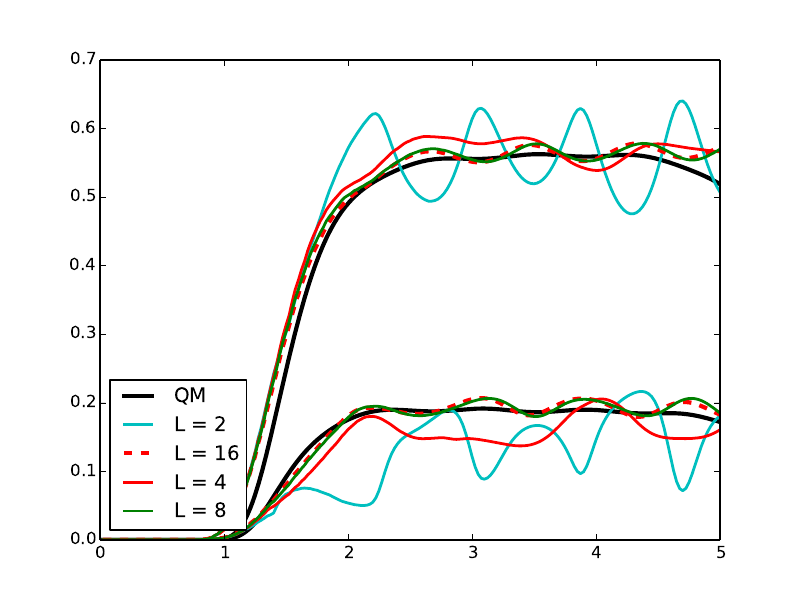

Here is the Python script that generated this plot:
##!/usr/bin/python

import numpy as np
import pylab as pl

#with open("traj.dat") as f:
#    data = f.read()
#
#    data = data.split('\n')
#
#    x = [row.split(' ')[0] for row in data]
#    y = [row.split(' ')[1] for row in data]
#
#    fig = plt.figure()
#
#    ax1 = fig.add_subplot(111)
#
#    ax1.set_title("Plot title...")    
#    ax1.set_xlabel('your x label..')
#    ax1.set_ylabel('your y label...')
#
#    ax1.plot(x,y, c='r', label='the data')
#
#    leg = ax1.legend()
#fig = plt.figure()
data = np.genfromtxt(fname='den.dat')
#dat = np.genfromtxt(fname='../2d12/en.dat')
#data = np.loadtxt('traj.dat')
#for x in range(1,10):
pl.subplot(111)
#pl.title('two-steps fitting alg')
#pl.ylabel('Energy [hartree]')
#pl.plot(data[:,0],data[:,1],'b--',linewidth=2,label='QT')
#pl.plot(dat[:,0],dat[:,2],'r-',linewidth=2)

dat = np.genfromtxt(fname='../spo_2d/1.0.2/den.dat') 
pl.plot(dat[:,0],dat[:,1],'k',linewidth=3,label='QM')
pl.plot(dat[:,0],dat[:,2],'k',linewidth=3)
#pl.plot(data[:,0],data[:,4],'k-',linewidth=2,label='Energy')
#pl.legend(bbox_to_anchor=(0.5, 0.38, 0.42, .302), loc=3,ncol=1, mode="expand", borderaxespad=0.)

dat = np.genfromtxt(fname='dom2/den.dat') 
pl.plot(dat[:,0],dat[:,1],'c',linewidth=2,label='L = 2 ')
pl.plot(dat[:,0],dat[:,2],'c',linewidth=2)

dat = np.genfromtxt(fname='dom16/den.dat') 
pl.plot(dat[:,0],dat[:,1],'r--',linewidth=3,label='L = 16 ')
pl.plot(dat[:,0],dat[:,2],'r--',linewidth=3)


dat1 = np.genfromtxt(fname='dom4/den.dat') 
pl.plot(dat1[:,0],dat1[:,1],'r',linewidth=2,label='L = 4')
pl.plot(dat1[:,0],dat1[:,2],'r',linewidth=2)

dat2 = np.genfromtxt(fname='dom8/den.dat') 
pl.plot(dat2[:,0],dat2[:,1],'g',linewidth=2,label='L = 8')
pl.plot(dat2[:,0],dat2[:,2],'g',linewidth=2)

#pl.subplot(212)
#plt.figure(1) 
#plt.plot(x,y1,'-')
#plt.plot(x,y2,'g-')
pl.xlim(0,5)
#pl.xlabel('time [a.u.]')
##pl.ylabel('Energy [hartree]')
#pl.plot(data[:,0],data[:,1],'r--',linewidth=2,label='Kinetic')
#pl.plot(dat[:,0],dat[:,1],'k-',linewidth=2)
#pl.yscale('log')
pl.legend(loc=3)
#pl.title()

pl.savefig('den.pdf')
pl.show() 

